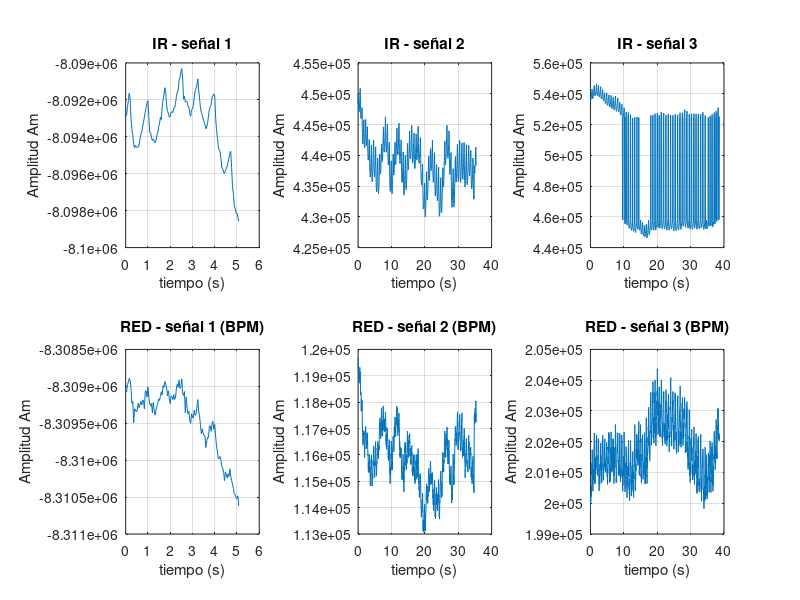
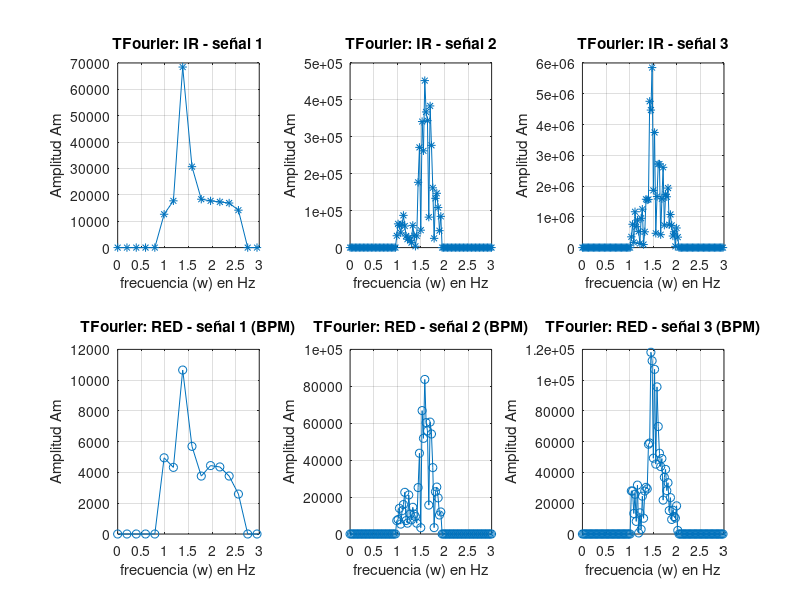

Here is the MATLAB script that generated these plots, in order:
%%%%%%%%%%%%%%%% P5 de DSP's: "CÁLCULO DEL RITMO CARDIACO %%%%%%%%%%%%%%%%%
%                  Y DEL NIVEL DE OXÍGENO EN LA SANGRE"                   %
%                                                                         %
%   Realizar el cálculo del ritmo cardiaco y del nivel de saturación del  %
% oxígeno en la sangre, procesando las señales correspondientes en MatLab %
%%%%%%%%%%%%%%%%%%%%%%%%%%%%%%%%%%%%%%%%%%%%%%%%%%%%%%%%%%%%%%%%%%%%%%%%%%%

clear all;
close all;

%%%%%%%%%%%%%%%%%%%%%%%%%%%%%%%%  DEFINES  %%%%%%%%%%%%%%%%%%%%%%%%%%%%%%%%
MORE_POINTS = 1;    % Factor para definir mayor número de puntos en la TF
ZOOM_TF1 = 3;  % Para un acercamiento a la gráfica, esperamos f0 = 1.25Hz
ZOOM_TF2 = 3;  % Para un acercamiento a la gráfica, esperamos f0 = 1.25Hz
ZOOM_TF3 = 3;  % Para un acercamiento a la gráfica, esperamos f0 = 1.25Hz
%%%%%%%%%%%%%%%%%%%%%%%%%%%%%%%%%%%%%%%%%%%%%%%%%%%%%%%%%%%%%%%%%%%%%%%%%%%



%%%%%%%%%%%%% Lectura de los  3 archivos .mat proporcionados %%%%%%%%%%%%%%  
%%%%%%%%%%%%%%    con sus 3 variables: fs,  x_ir  y  x_red  %%%%%%%%%%%%%%%
Struct_oxi1 = load('oxi1.mat');
Struct_oxi2 = load('oxi2.mat');
Struct_oxi3 = load('oxi3.mat');

Fs = Struct_oxi1.fs;
fprintf('Valor de frecuencia de muestreo: ');	disp(Fs);

sizeOxi1 = length(Struct_oxi1.x_ir);      % Es igual a: x_red
sizeOxi2 = length(Struct_oxi2.x_ir);      % Es igual a: x_red
sizeOxi3 = length(Struct_oxi3.x_ir);      % Es igual a: x_red

fprintf('Tamaño del arreglo Oxi1:  ');      disp(sizeOxi1);
fprintf('Tamaño del arreglo Oxi2:  ');      disp(sizeOxi2);
fprintf('Tamaño del arreglo Oxi3:  ');      disp(sizeOxi3);

step = 1/Fs;          % Paso de tiempo de 1/25Hz = 40ms
t1 = 0:step:(step*(sizeOxi1-1)); % Duración de n muestras en segundos: Oxi1
t2 = 0:step:(step*(sizeOxi2-1)); % Duración de n muestras en segundos: Oxi2
t3 = 0:step:(step*(sizeOxi3-1)); % Duración de n muestras en segundos: Oxi3
%%%%%%%%%%%%%%%%%%%%%%%%%%%%%%%%%%%%%%%%%%%%%%%%%%%%%%%%%%%%%%%%%%%%%%%%%%%



%%%%%%%%%%%%%%%%%%%%%%%% TRANSFORMADAS DE FOURIER %%%%%%%%%%%%%%%%%%%%%%%%%
nfft1 = sizeOxi1*MORE_POINTS;   % el numero de puntos de la fft
step1_W = Fs/(nfft1-1);   % frecuencia de muestreo / numero de puntos de TF

% Construccion del vector de frecuencias para usar en plot()
dom1_W  = 0 : step1_W : Fs; % Escala de frecuencia en "Hz"

% Primero se obtiene la magnitud de la transformada de Fourier FFT; de
% manera que el largo de la FFT sea nfft 
X_ir1_w   = abs( fft(Struct_oxi1.x_ir, nfft1) );
X_red1_w  = abs( fft(Struct_oxi1.x_red,nfft1) );
% - - - - - - - - - - - - - - - - - - - - - - - - - - - - - - - - - - - - %
nfft2 = sizeOxi2*MORE_POINTS;   % el numero de puntos de la fft
step2_W = Fs/(nfft2-1);   % frecuencia de muestreo / numero de puntos de TF

% Construccion del vector de frecuencias para usar en plot()
dom2_W  = 0 : step2_W : Fs; % Escala de frecuencia en "Hz"

% Primero se obtiene la magnitud de la transformada de Fourier FFT; de
% manera que el largo de la FFT sea nfft 
X_ir2_w   = abs( fft(Struct_oxi2.x_ir, nfft2) );
X_red2_w  = abs( fft(Struct_oxi2.x_red,nfft2) );
% - - - - - - - - - - - - - - - - - - - - - - - - - - - - - - - - - - - - %
nfft3 = sizeOxi3*MORE_POINTS;   % el numero de puntos de la fft
step3_W = Fs/(nfft3-1);   % frecuencia de muestreo / numero de puntos de TF

% Construccion del vector de frecuencias para usar en plot()
dom3_W  = 0 : step3_W : Fs; % Escala de frecuencia en "Hz"

% Primero se obtiene la magnitud de la transformada de Fourier FFT; de
% manera que el largo de la FFT sea nfft 
X_ir3_w   = abs( fft(Struct_oxi3.x_ir, nfft3) );
X_red3_w  = abs( fft(Struct_oxi3.x_red,nfft3) );
%%%%%%%%%%%%%%%%%%%%%%%%%%%%%%%%%%%%%%%%%%%%%%%%%%%%%%%%%%%%%%%%%%%%%%%%%%%



%%%%%%%%%%%%%%%%%%% SALVAMOS AMPLITUD DE "DC" EN LA TF %%%%%%%%%%%%%%%%%%%%
% AC_red1 = 0;              AC_red2 = 0;              AC_red3 = 0;
DC_red1 = X_red1_w(1);    DC_red2 = X_red2_w(1);    DC_red3 = X_red3_w(1);

% AC_ir1 = 0;               AC_ir2 = 0;               AC_ir3 = 0;
DC_ir1 = X_ir1_w(1);      DC_ir2 = X_ir2_w(1);      DC_ir3 = X_ir3_w(1);
%%%%%%%%%%%%%%%%%%%%%%%%%%%%%%%%%%%%%%%%%%%%%%%%%%%%%%%%%%%%%%%%%%%%%%%%%%%



%%%%%%%%%%%%%%%%% BÚSQUEDA DEL RITMO CARDIACO EN BPM y BPS %%%%%%%%%%%%%%%%
fprintf('Valores TF red1: 1 - 10');
X_red1_w(1:10)
fprintf(' - Eliminamos los primeros  5 componentes de TF red1\n');
X_red1_w(1:5) = 0;
fprintf('Valores TF red1: 1 - 10');
X_red1_w(1:10)
fprintf(' - Eliminamos los ultimos componentes: "Pasabanda Manual" \n\n');
X_red1_w(15:nfft1) = 0;

fprintf('Valores TF red2: 1 - 10 \n ');
X_red2_w(1:10);
fprintf(' - Eliminamos los primeros 35 componentes de TF red2\n');
X_red2_w(1:35) = 0;
fprintf('Valores TF red2: 1 - 10 \n ');
X_red2_w(1:10);
fprintf(' - Eliminamos los ultimos componentes: "Pasabanda Manual" \n\n');
X_red2_w(70:nfft2) = 0;

fprintf('Valores TF red3: 1 - 10 \n ');
X_red3_w(1:10);
fprintf(' - Eliminamos los primeros 40 componentes de TF red3\n');
X_red3_w(1:40) = 0;
fprintf('Valores TF red3: 1 - 10 \n ');
X_red3_w(1:10);
fprintf(' - Eliminamos los ultimos componentes: "Pasabanda Manual" \n\n');
X_red3_w(80:nfft3) = 0;

PICO_red1 = max(X_red1_w);
PICO_red2 = max(X_red2_w);
PICO_red3 = max(X_red3_w);

BPS_red1 = 0;
BPS_red2 = 0;
BPS_red3 = 0;

% Busqueda en la TF de la frecuencia a la que pertenezca cada Pico_red"n"
disp('Waiting please MatLab is processing: Búsqueda de f(Hz)-> Pico_red1');
for n=1 : 1 : nfft1
    if(X_red1_w(n) == PICO_red1)
        % Encontramos la f(Hz) a la que pertenece el Pico_1
        BPS_red1 = dom1_W(n);
    end
end

% Busqueda en la TF de la frecuencia a la que pertenezca cada Pico_red"n"
disp('Waiting please MatLab is processing: Búsqueda de f(Hz)-> Pico_red2');
for n=1 : 1 : nfft2
    if(X_red2_w(n) == PICO_red2)
        % Encontramos la f(Hz) a la que pertenece el Pico_2
        BPS_red2 = dom2_W(n);
    end
end

% Busqueda en la TF de la frecuencia a la que pertenezca cada Pico_red"n"
disp('Waiting please MatLab is processing: Búsqueda de f(Hz)-> Pico_red3');
for n=1 : 1 : nfft3
    if(X_red3_w(n) == PICO_red3)
        % Encontramos la f(Hz) a la que pertenece el Pico_3
        BPS_red3 = dom3_W(n);
    end
end
%%%%%%%%%%%%%%%%%%%%%%%%%%%%%%%%%%%%%%%%%%%%%%%%%%%%%%%%%%%%%%%%%%%%%%%%%%%



%%%%%%%%%%%%%%%%%%%%%%% IMPRESIÓN DE RITMO CARDIACO %%%%%%%%%%%%%%%%%%%%%%%
BPM_red1 = BPS_red1*60;
BPM_red2 = BPS_red2*60;
BPM_red3 = BPS_red3*60;

disp(' + Resultados para el cálculo del Ritmo Cardiaco (Latidos/tiempo):');
fprintf('Signal 1 -> BPSec = %.2fHz - BPMin = %.2f \n',BPS_red1, BPM_red1);
fprintf('Signal 2 -> BPSec = %.2fHz - BPMin = %.2f \n',BPS_red2, BPM_red2);
fprintf('Signal 3 -> BPSec = %.2fHz - BPMin = %.2f \n',BPS_red3, BPM_red3);
fprintf(' - - - - - - - - - - - - - - - - - - - - - - - - - - - - - - \n');
%%%%%%%%%%%%%%%%%%%%%%%%%%%%%%%%%%%%%%%%%%%%%%%%%%%%%%%%%%%%%%%%%%%%%%%%%%%



%%%%%%%%%%%%%% BÚSQUEDA DE LA AMPLITUD "AC" EN LA TF DE "IR" %%%%%%%%%%%%%%
fprintf(' - Eliminamos los primeros  5 componentes de TF ir1\n');
X_ir1_w(1:5) = 0;
fprintf(' - Eliminamos los ultimos componentes: "Pasabanda Manual" \n\n');
X_ir1_w(15:nfft1) = 0;

fprintf(' - Eliminamos los primeros 35 componentes de TF ir2\n');
X_ir2_w(1:35) = 0;
fprintf(' - Eliminamos los ultimos componentes: "Pasabanda Manual" \n\n');
X_ir2_w(70:nfft2) = 0;

fprintf(' - Eliminamos los primeros 40 componentes de TF ir3\n');
X_ir3_w(1:40) = 0;
fprintf(' - Eliminamos los ultimos componentes: "Pasabanda Manual"   \n');
X_ir3_w(80:nfft3) = 0;

PICO_ir1 = max(X_ir1_w);
PICO_ir2 = max(X_ir2_w);
PICO_ir3 = max(X_ir3_w);
%%%%%%%%%%%%%%%%%%%%%%%%%%%%%%%%%%%%%%%%%%%%%%%%%%%%%%%%%%%%%%%%%%%%%%%%%%%



%%%%%%%%%%%%%%%% ASIGNAMOS LAS AMPLITUDES DE "AC" DE LA TF %%%%%%%%%%%%%%%%
AC_red1 = PICO_red1;       AC_red2 = PICO_red2;       AC_red3 = PICO_red3;
AC_ir1  = PICO_ir1;        AC_ir2  = PICO_ir2;        AC_ir3  = PICO_ir3;
% - - - - - - - - - - - - - - - - - - - - - - - - - - - - - - - - - - - - %
%%%%%% EQ1: CÁLCULO DEL OXÍGENO EN LA SANGRE SEGÚN RELACIÓN: (AC/DC) %%%%%%
EQ1_Factor_R1 = (AC_red1/DC_red1) / (AC_ir1/DC_ir1);

EQ1_Factor_R2 = (AC_red2/DC_red2) / (AC_ir2/DC_ir2);

EQ1_Factor_R3 = (AC_red3/DC_red3) / (AC_ir3/DC_ir3);
% fprintf(' - - - - - - - - - - - - - - - - - - - - - - - - - - - - - \n');
% - - - - - - - - - - - - - - - - - - - - - - - - - - - - - - - - - - - - %
%%%% EQ2: CÁLCULO DEL OXÍGENO EN LA SANGRE: log10(AC_red)/log10(AC_ir) %%%%
EQ2_Factor_R1 = log10(AC_red1) / log10(AC_ir1)

EQ2_Factor_R2 = log10(AC_red2) / log10(AC_ir2)

EQ2_Factor_R3 = log10(AC_red3) / log10(AC_ir3)
%%%%%%%%%%%%%%%%%%%%%%%%%%%%%%%%%%%%%%%%%%%%%%%%%%%%%%%%%%%%%%%%%%%%%%%%%%%



%%%%%%%%%%%%% IMPRESIÓN DEL NIVEL DE OXIGENACIÓN EN LA SANGRE %%%%%%%%%%%%%
SpO2_1 = EQ2_Factor_R1*100;
SpO2_2 = EQ2_Factor_R2*100;
SpO2_3 = EQ2_Factor_R3*100;

disp(' + Resultados para el cálculo del Nivel de Oxígeno en sangre(%):  ');
fprintf('Signal 1 -> Nivel de Oxigeno = %.2f ',SpO2_1);   disp('%')
fprintf('Signal 2 -> Nivel de Oxigeno = %.2f ',SpO2_2);   disp('%')
fprintf('Signal 3 -> Nivel de Oxigeno = %.2f ',SpO2_3);   disp('%')
fprintf(' - - - - - - - - - - - - - - - - - - - - - - - - - - - - - - \n');
%%%%%%%%%%%%%%%%%%%%%%%%%%%%%%%%%%%%%%%%%%%%%%%%%%%%%%%%%%%%%%%%%%%%%%%%%%%



%%%%%%%%%%%%%%%%%%%%%%%%%%%%%%%%%%%%%%%%%%%%%%%%%%%%%%%%%%%%%%%%%%%%%%%%%%%
% Se GRAFICA las salidas de cada uno de los 3 archivos originales
figure(1);  % Grafica de la señal orginal de cada archivo
subplot(2, 3, 1) % Varias Graficas (2 filas, 3 columnas, 1ra posición)
plot(t1,Struct_oxi1.x_ir)  % Señal original: Oxi1
title('IR - señal 1') % Titulo del gráfico
xlabel('tiempo (s)') % Nombre del eje X
ylabel('Amplitud Am')% Nombre del eje Y
grid on % Cuadrícula Activada

subplot(2, 3, 4) % Varias Graficas (2 filas, 3 columnas, 4ta posición)
plot(t1,Struct_oxi1.x_red)  % Señal original: Oxi1
title('RED - señal 1 (BPM)') % Titulo del gráfico
xlabel('tiempo (s)') % Nombre del eje X
ylabel('Amplitud Am')% Nombre del eje Y
grid on % Cuadrícula Activada

subplot(2, 3, 2) % Varias Graficas (2 filas, 3 columnas, 2da posición)
plot(t2,Struct_oxi2.x_ir)  % Señal original: Oxi2
title('IR - señal 2') % Titulo del gráfico
xlabel('tiempo (s)') % Nombre del eje X
ylabel('Amplitud Am')% Nombre del eje Y
grid on % Cuadrícula Activada

subplot(2, 3, 5) % Varias Graficas (2 filas, 3 columnas, 5ta posición)
plot(t2,Struct_oxi2.x_red)  % Señal original: Oxi2
title('RED - señal 2 (BPM)') % Titulo del gráfico
xlabel('tiempo (s)') % Nombre del eje X
ylabel('Amplitud Am')% Nombre del eje Y
grid on % Cuadrícula Activada

subplot(2, 3, 3) % Varias Graficas (2 filas, 3 columnas, 3ra posición)
plot(t3,Struct_oxi3.x_ir)  % Señal original: Oxi3
title('IR - señal 3') % Titulo del gráfico
xlabel('tiempo (s)') % Nombre del eje X
ylabel('Amplitud Am')% Nombre del eje Y
grid on % Cuadrícula Activada

subplot(2, 3, 6) % Varias Graficas (2 filas, 3 columnas, 6ta posición)
plot(t3,Struct_oxi3.x_red)  % Señal original: Oxi3
title('RED - señal 3 (BPM)') % Titulo del gráfico
xlabel('tiempo (s)') % Nombre del eje X
ylabel('Amplitud Am')% Nombre del eje Y
grid on % Cuadrícula Activada
% - - - - - - - - - - - - - - - - - - - - - - - - - - - - - - - - - - - - %
% Se GRAFICA las TF para cada uno de los 3 archivos originales
figure(2);  % TF de cada señal de cada archivo
subplot(2, 3, 1) % Varias Graficas (2 filas, 3 columnas, 1ra posición)
plot(dom1_W,X_ir1_w, '-*')  % Señal original: Oxi1
xlim([0 ZOOM_TF1])  % Hacer un zoom al espectro, ver los armonicos y la f0
title('TFourier: IR - señal 1') % Titulo del gráfico
xlabel('frecuencia (w) en Hz') % Nombre del eje X
ylabel('Amplitud Am')          % Nombre del eje Y
grid on % Cuadrícula Activada

subplot(2, 3, 4) % Varias Graficas (2 filas, 3 columnas, 4ta posición)
plot(dom1_W,X_red1_w, '-o')  % Señal original: Oxi1
xlim([0 ZOOM_TF1])  % Hacer un zoom al espectro, ver los armonicos y la f0
title('TFourier: RED - señal 1 (BPM)') % Titulo del gráfico
xlabel('frecuencia (w) en Hz') % Nombre del eje X
ylabel('Amplitud Am')          % Nombre del eje Y
grid on % Cuadrícula Activada

subplot(2, 3, 2) % Varias Graficas (2 filas, 3 columnas, 2da posición)
plot(dom2_W,X_ir2_w, '-*')  % Señal original: Oxi2
xlim([0 ZOOM_TF2])  % Hacer un zoom al espectro, ver los armonicos y la f0
title('TFourier: IR - señal 2') % Titulo del gráfico
xlabel('frecuencia (w) en Hz') % Nombre del eje X
ylabel('Amplitud Am')          % Nombre del eje Y
grid on % Cuadrícula Activada

subplot(2, 3, 5) % Varias Graficas (2 filas, 3 columnas, 5ta posición)
plot(dom2_W,X_red2_w, '-o')  % Señal original: Oxi2
xlim([0 ZOOM_TF2])  % Hacer un zoom al espectro, ver los armonicos y la f0
title('TFourier: RED - señal 2 (BPM)') % Titulo del gráfico
xlabel('frecuencia (w) en Hz') % Nombre del eje X
ylabel('Amplitud Am')          % Nombre del eje Y
grid on % Cuadrícula Activada

subplot(2, 3, 3) % Varias Graficas (2 filas, 3 columnas, 3ra posición)
plot(dom3_W,X_ir3_w, '-*')  % Señal original: Oxi3
xlim([0 ZOOM_TF3])  % Hacer un zoom al espectro, ver los armonicos y la f0
title('TFourier: IR - señal 3') % Titulo del gráfico
xlabel('frecuencia (w) en Hz') % Nombre del eje X
ylabel('Amplitud Am')          % Nombre del eje Y
grid on % Cuadrícula Activada

subplot(2, 3, 6) % Varias Graficas (2 filas, 3 columnas, 6ta posición)
plot(dom3_W,X_red3_w, '-o')  % Señal original: Oxi3
xlim([0 ZOOM_TF3])  % Hacer un zoom al espectro, ver los armonicos y la f0
title('TFourier: RED - señal 3 (BPM)') % Titulo del gráfico
xlabel('frecuencia (w) en Hz') % Nombre del eje X
ylabel('Amplitud Am')          % Nombre del eje Y
grid on % Cuadrícula Activada
%%%%%%%%%%%%%%%%%%%%%%%%%%%%%%%%%%%%%%%%%%%%%%%%%%%%%%%%%%%%%%%%%%%%%%%%%%%
